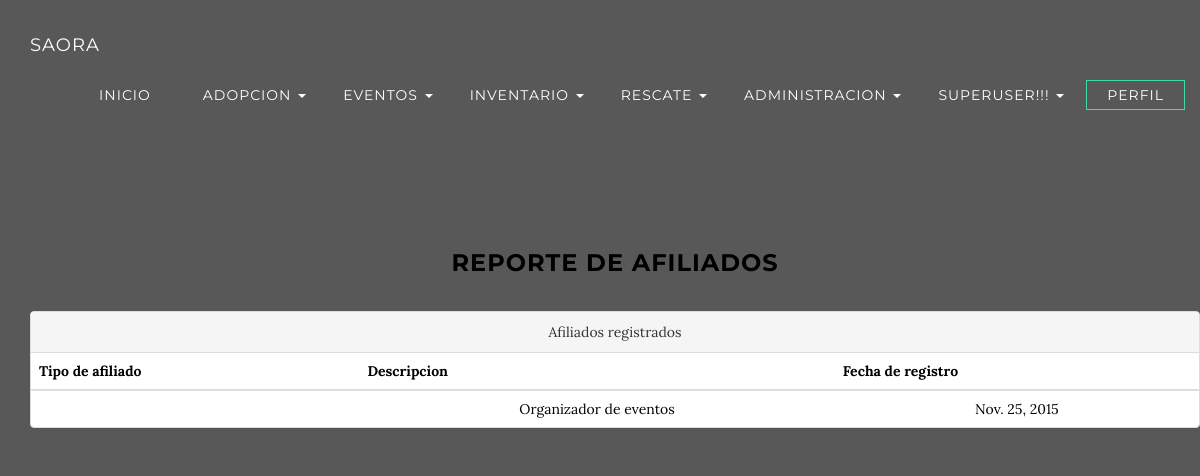
The page /usr/con_tafil/ (signed in) on the database as committed earlier.
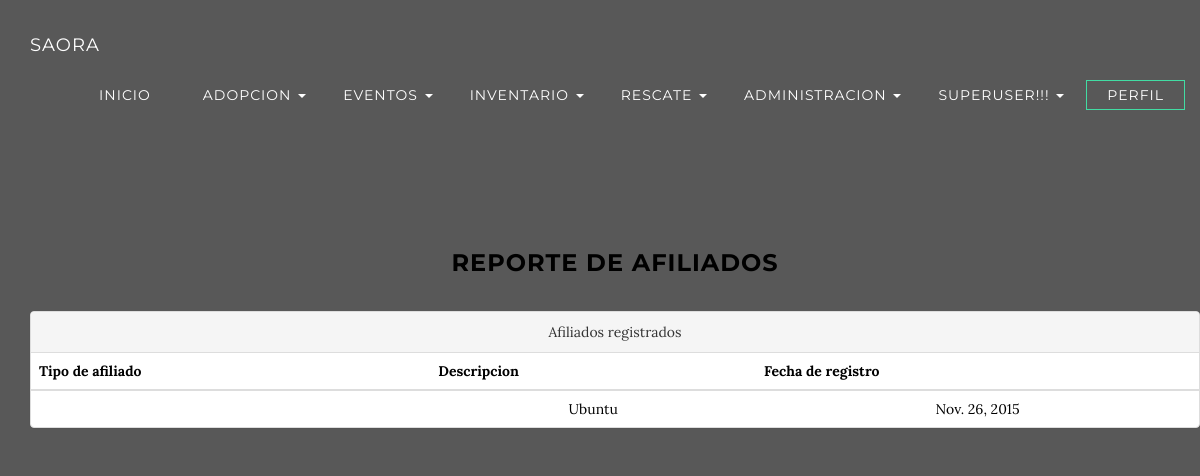
The same page on the database as committed later.
### SAORA/apps/Usuarios/models.py (models this page shows, shortened)
class Tafil(models.Model):
	tafil = models.CharField(max_length=25,unique=True)
	descr = models.CharField(max_length=100)
	ult_act = models.DateField(auto_now_add=True)

### SAORA/apps/Usuarios/views.py (the view)
@login_required(login_url='/')
def Con_tafil(request):
    obj = Tafil.objects.all()
    ctx = {'mensaje':obj}
    return render(request,'Usuarios/con_tafil.html',ctx)

### SAORA/templates/Usuarios/con_tafil.html (shortened to what this page needs)
{% extends "General/base.html"%}
{% block content %}
<section class="container content-section text-center">
	<div class="container">
		<h3>Reporte de afiliados</h3>
	</div>
	<div class="container">
		<section class="row">
			<div class="panel panel-default">
			<div class="panel-heading">Afiliados registrados</div>
				<table class="table">
					<thead>
						<tr>
							<th>Tipo de afiliado</th>
              <th>Descripcion</th>
              <th>Fecha de registro</th>
						</tr>
					</thead>
					<tbody>
						{% for item in mensaje %}
							<tr>
								<td> {{item.tafil}} </td>
                <td> {{item.descr}} </td>
								<td> {{item.ult_act}} </td>
							</tr>
						{% endfor %}
					</tbody>
				</table>
			</div>
		</section>
	</div>
</section>
{% endblock %}

Rows that differ between the two databases and show on the page:
removed Tafil: descr "Organizador de eventos", ult_act "Nov. 25, 2015"
added Tafil: descr "Ubuntu", ult_act "Nov. 26, 2015"
